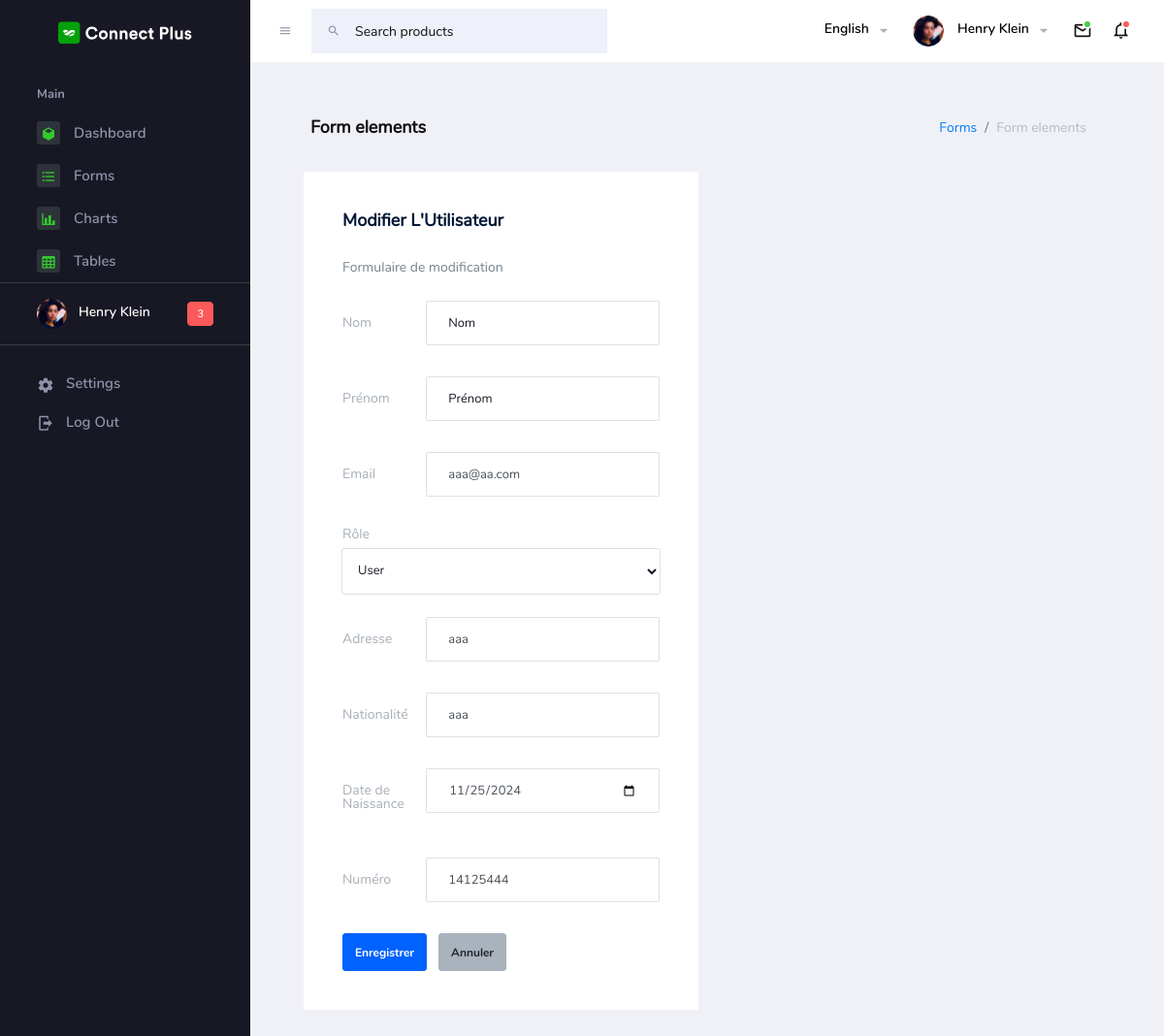
/view/back_office/pages/forms/basic_elements.php?id_user=42, run on the app's committed database.
### tables this page shows
CREATE TABLE `user` (
  `id_user` int(11) NOT NULL,
  `nom` varchar(100) NOT NULL,
  `prenom` varchar(100) NOT NULL,
  `usermail` varchar(100) NOT NULL,
  `password` varchar(100) NOT NULL,
  `userRole` enum('admin','user','vendeur') NOT NULL,
  `adress` varchar(225) NOT NULL,
  `Nationalite` varchar(225) NOT NULL,
  `ddn` date NOT NULL,
  `num` int(100) NOT NULL
);

### controller/userController.php (called while the page is built, shortened)
<?php
    function getUserById($db, $id_user) {
        $query = "SELECT * FROM user WHERE id_user = :id_user";
        $stmt = $db->prepare($query);
        $stmt->bindParam(':id_user', $id_user);
        $stmt->execute();
        $result = $stmt->fetch(PDO::FETCH_ASSOC);
        return $result;
    }
?>

### view/back_office/pages/forms/basic_elements.php (the view, shortened to what this page needs)
<?php
require_once '../../../../controller/userController.php';
$user = null;
if (isset($_GET['id_user'])) {
    $id_user = $_GET['id_user'];
    $db = (new Database())->getConnection();
    $user = getUserById($db, $id_user);
}
?>
<!DOCTYPE html>
<html lang="en">
  <head>
    <link rel="stylesheet" href="../../assets/vendors/mdi/css/materialdesignicons.min.css">
    <link rel="stylesheet" href="../../assets/vendors/flag-icon-css/css/flag-icon.min.css">
    <link rel="stylesheet" href="../../assets/vendors/css/vendor.bundle.base.css">
    <link rel="stylesheet" href="../../assets/vendors/select2/select2.min.css">
    <link rel="stylesheet" href="../../assets/vendors/select2-bootstrap-theme/select2-bootstrap.min.css">
    <link rel="stylesheet" href="../../assets/css/style.css">
  </head>
  <body>
    <div class="container-scroller">
      <nav class="navbar default-layout-navbar col-lg-12 col-12 p-0 fixed-top d-flex flex-row">
        <div class="text-center navbar-brand-wrapper d-flex align-items-center justify-content-center">
          <a class="navbar-brand brand-logo" href="../../index.html"><img src="../../assets/images/logo.svg" alt="logo" /></a>
        </div>
        <div class="navbar-menu-wrapper d-flex align-items-stretch">
          <button class="navbar-toggler navbar-toggler align-self-center" type="button" data-toggle="minimize">
            <span class="mdi mdi-menu"></span>
          </button>
          <div class="search-field d-none d-xl-block">
            <form class="d-flex align-items-center h-100" action="#">
              <div class="input-group">
                <div class="input-group-prepend bg-transparent">
                  <i class="input-group-text border-0 mdi mdi-magnify"></i>
                </div>
                <input type="text" class="form-control bg-transparent border-0" placeholder="Search products">
              </div>
            </form>
          </div>
          <ul class="navbar-nav navbar-nav-right">
            <li class="nav-item nav-language dropdown d-none d-md-block">
              <a class="nav-link dropdown-toggle" id="languageDropdown" href="#" data-toggle="dropdown" aria-expanded="false">
                <div class="nav-language-icon">
                  <i class="flag-icon flag-icon-us" title="us" id="us"></i>
                </div>
                <div class="nav-language-text">
                  <p class="mb-1 text-black">English</p>
                </div>
              </a>
            </li>
            <li class="nav-item nav-profile dropdown">
              <a class="nav-link dropdown-toggle" id="profileDropdown" href="#" data-toggle="dropdown" aria-expanded="false">
                <div class="nav-profile-img">
                  <img src="../../assets/images/faces/face28.png" alt="image">
                </div>
                <div class="nav-profile-text">
                  <p class="mb-1 text-black">Henry Klein</p>
                </div>
              </a>
            </li>
            <li class="nav-item dropdown">
              <a class="nav-link count-indicator dropdown-toggle" id="messageDropdown" href="#" data-toggle="dropdown" aria-expanded="false">
                <i class="mdi mdi-email-outline"></i>
                <span class="count-symbol bg-success"></span>
              </a>
            </li>
            <li class="nav-item dropdown">
              <a class="nav-link count-indicator dropdown-toggle" id="notificationDropdown" href="#" data-toggle="dropdown">
                <i class="mdi mdi-bell-outline"></i>
                <span class="count-symbol bg-danger"></span>
              </a>
            </li>
          </ul>
        </div>
      </nav>
      <div class="container-fluid page-body-wrapper">
        <nav class="sidebar sidebar-offcanvas" id="sidebar">
          <ul class="nav">
            <li class="nav-item nav-category">Main</li>
            <li class="nav-item">
              <a class="nav-link" href="../../molka.php">
                <span class="icon-bg"><i class="mdi mdi-cube menu-icon"></i></span>
                <span class="menu-title">Dashboard</span>
              </a>
            </li>
            <li class="nav-item">
              <a class="nav-link" href="../../pages/forms/basic_elements.php">
                <span class="icon-bg"><i class="mdi mdi-format-list-bulleted menu-icon"></i></span>
                <span class="menu-title">Forms</span>
              </a>
            </li>
            <li class="nav-item">
              <a class="nav-link" href="../../pages/charts/chartjs.html">
                <span class="icon-bg"><i class="mdi mdi-chart-bar menu-icon"></i></span>
                <span class="menu-title">Charts</span>
              </a>
            </li>
            <li class="nav-item">
              <a class="nav-link" href="../../pages/tables/basic-table.html">
                <span class="icon-bg"><i class="mdi mdi-table-large menu-icon"></i></span>
                <span class="menu-title">Tables</span>
              </a>
            </li>
            <li class="nav-item sidebar-user-actions">
              <div class="user-details">
                <div class="d-flex justify-content-between align-items-center">
                  <div>
                    <div class="d-flex align-items-center">
                      <div class="sidebar-profile-img">
                        <img src="../../assets/images/faces/face28.png" alt="image">
                      </div>
                      <div class="sidebar-profile-text">
                        <p class="mb-1">Henry Klein</p>
                      </div>
                    </div>
                  </div>
                  <div class="badge badge-danger">3</div>
                </div>
              </div>
            </li>
            <li class="nav-item sidebar-user-actions">
              <div class="sidebar-user-menu">
                <a href="#" class="nav-link"><i class="mdi mdi-settings menu-icon"></i>
                  <span class="menu-title">Settings</span>
                </a>
              </div>
            </li>
            <li class="nav-item sidebar-user-actions">
              <div class="sidebar-user-menu">
                <a href="../view/front_office/login.html" class="nav-link"><i class="mdi mdi-logout menu-icon"></i>
                  <span class="menu-title">Log Out</span></a>
              </div>
            </li>
          </ul>
        </nav>
        <div class="main-panel">
          <div class="content-wrapper">
            <div class="page-header">
              <h3 class="page-title"> Form elements </h3>
              <nav aria-label="breadcrumb">
                <ol class="breadcrumb">
                  <li class="breadcrumb-item"><a href="#">Forms</a></li>
                  <li class="breadcrumb-item active" aria-current="page">Form elements</li>
                </ol>
              </nav>
            </div>
            <div class="col-md-6 grid-margin stretch-card">
              <div class="card">
                  <div class="card-body">
                      <h4 class="card-title">Modifier l'Utilisateur</h4>
                      <p class="card-description">Formulaire de modification</p>
                      <?php if ($user): ?>
                          <form class="forms-sample" method="POST" action="../../../../controller/userController.php">
                              <div class="form-group row">
                                  <label for="nom" class="col-sm-3 col-form-label">Nom</label>
                                  <div class="col-sm-9">
                                      <input type="text" class="form-control" id="nom" name="Nom"
                                             value="<?= htmlspecialchars($user['nom']) ?>" placeholder="Nom" required>
                                  </div>
                              </div>
                              <div class="form-group row">
                                  <label for="prenom" class="col-sm-3 col-form-label">Prénom</label>
                                  <div class="col-sm-9">
                                      <input type="text" class="form-control" id="prenom" name="Prenom"
                                             value="<?= htmlspecialchars($user['prenom']) ?>" placeholder="Prénom" required>
                                  </div>
                              </div>
                              <div class="form-group row">
                                  <label for="email" class="col-sm-3 col-form-label">Email</label>
                                  <div class="col-sm-9">
                                      <input type="email" class="form-control" id="email" name="usermail"
                                             value="<?= htmlspecialchars($user['usermail']) ?>" placeholder="Email" required>
                                  </div>
                              </div>
                              <div class="form-group">
                                  <label for="role">Rôle</label>
                                  <select class="form-control" id="role" name="userRole">
                                      <option value="user" <?= $user['userRole'] === 'user' ? 'selected' : '' ?>>User</option>
                                  </select>
                              </div>
                              <div class="form-group row">
                                  <label for="adress" class="col-sm-3 col-form-label">Adresse</label>
                                  <div class="col-sm-9">
                                      <input type="text" class="form-control" id="adress" name="adress"
                                             value="<?= htmlspecialchars($user['adress']) ?>" placeholder="Adresse" required>
                                  </div>
                              </div>
                              <div class="form-group row">
                                  <label for="nationalite" class="col-sm-3 col-form-label">Nationalité</label>
                                  <div class="col-sm-9">
                                      <input type="text" class="form-control" id="nationalite" name="Nationalite"
                                             value="<?= htmlspecialchars($user['Nationalite']) ?>" placeholder="Nationalité" required>
                                  </div>
                              </div>
                              <div class="form-group row">
                                  <label for="ddn" class="col-sm-3 col-form-label">Date de Naissance</label>
                                  <div class="col-sm-9">
                                      <input type="date" class="form-control" id="ddn" name="ddn"
                                             value="<?= htmlspecialchars($user['ddn']) ?>" required>
                                  </div>
                              </div>
                              <div class="form-group row">
                                  <label for="num" class="col-sm-3 col-form-label">Numéro</label>
                                  <div class="col-sm-9">
                                      <input type="text" class="form-control" id="num" name="num"
                                             value="<?= htmlspecialchars($user['num']) ?>" placeholder="Numéro" required>
                                  </div>
                              </div>
                              <button type="submit" class="btn btn-primary mr-2">Enregistrer</button>
                              <button type="reset" class="btn btn-light">Annuler</button>
                          </form>
                      <?php else: ?>
                          <p>Utilisateur introuvable.</p>
                      <?php endif; ?>
                  </div>
              </div>
          </div>
      </div>
    </div>
  </body>
</html>

### data on the page
user: usermail "aaa@aa.com", userRole "User", adress "aaa", Nationalite "aaa", ddn "11/25/2024", num "14125444"
